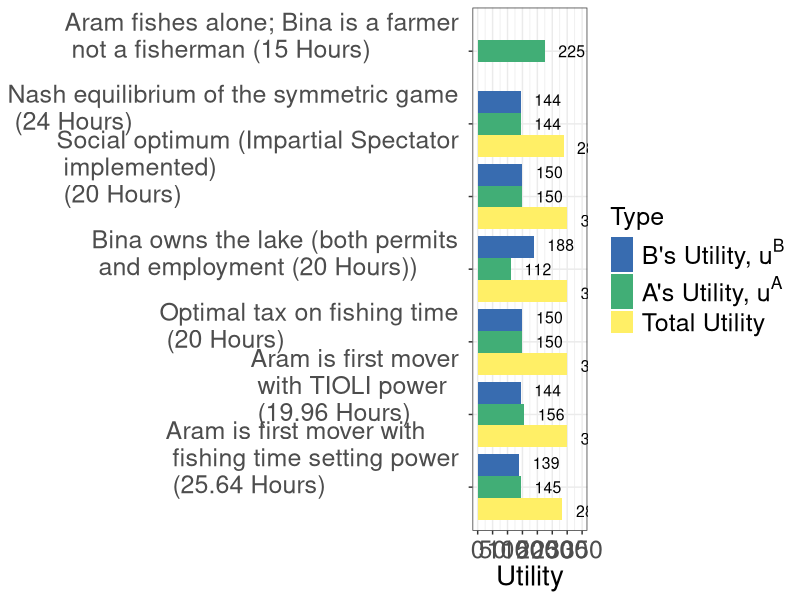
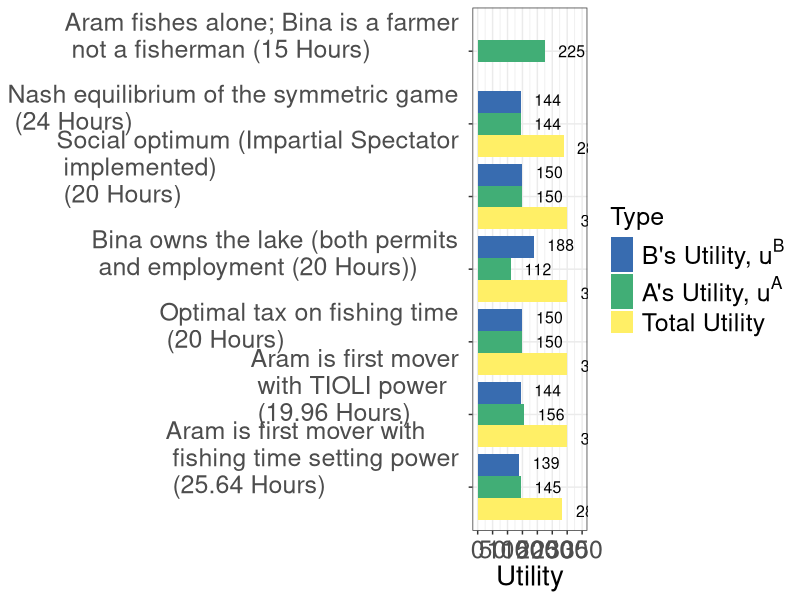

Reproduce these figures in R, in order.
library(tidyverse)
par(mar =  c(10, 10, 4, 4))
ua <- c(225, 144, 150, 112, 150,156,145)
ub <- c(NA, 144, 150, 188, 150,144,139)
point <- c("1", "2", "3", "4", "5","6","7")
totalu <- c(NA, 288, 300, 300, 300,300,284)
df <- tibble(point, ua, ub, totalu)
dfnar <- 
  df %>% 
  gather(type, Utility, -point) %>% 
  arrange(point)
xaxislabs <- c("a",  "b",  expression(paste(t^A)), expression(paste(t^B)), "z")
x1 <- c(expression(paste("Aram fishes alone; \n Bina is a farmer \n not a fisherman (15 Hours)")))
x2 <- c(expression(paste("Nash equilibrium of \n the symmetric  game \n (24 Hours)")))
x3 <- c(expression(paste("Social optimum (Impartial Spectator \n implemented) \n (20 Hours)")))
x4 <- c(expression(paste("Bina owns the lake (both permits \n and employment (20 Hours))")))
x5 <- c(expression(paste("Optimal tax on fishing time \n (20 Hours)")))
x6 <- c(expression(paste("Aram is first mover \n with TIOLI power \n (19.96 Hours)")))
x7 <- c(expression(paste("Aram is first mover with \n fishing time setting power \n (25.64 Hours)")))
dfplot <-
  dfnar %>%
  mutate(point = factor(point, levels = c("1", "2", "3", "4", "5","6","7")),
         type = factor(type, levels = c("ua","ub", "totalu")))

dfnar$point <- factor(dfnar$point, levels = c("7", "6", "5", "4", "3","2","1"))

plot1 <- dfnar %>% 
  ggplot(aes(x = point, y = Utility)) +
  geom_bar(aes(group = type, fill = type), stat = "identity", position = position_dodge()) + 
  #geom_text(aes(x=point,y=Utility,label=Utility),vjust=90) + 
  #geom_text(aes(x = point, y = Utility, label = Utility)) +
  #scale_x_discrete(labels = xaxislabs) + 
  scale_x_discrete(labels=c("1" = "Aram fishes alone; Bina is a farmer \n not a fisherman (15 Hours)", "2" = "Nash equilibrium of the symmetric game \n (24 Hours)",
                            "3" = "Social optimum (Impartial Spectator \n implemented) \n (20 Hours)", "4" = x4, "5" = x5, "6" = x6, "7" = x7)) +
  scale_y_continuous(breaks = seq(0,350,50),
                     labels = seq(0,350,50),
                     limits = c(0,350)) +
  scale_fill_manual(values=c("#386cb0","#41AE76","#FFEF66"), 
                    name = "Type",
                    breaks = c("ub","ua", "totalu"), 
                    labels = c(expression(paste("B's Utility, ", u^B)), expression(paste("A's Utility, ", u^A)), paste("Total Utility")))+
  #xlab("Point in the Edgeworth Box") + 
  theme_bw() +
  theme(legend.position = "right",
        legend.text.align = 0,
        axis.title = element_text(size = 20),
        axis.title.y = element_blank(),
        axis.text.y = element_text(size = 18),
        #legend.title = element_text(size = 16),
        legend.text = element_text(size = 18),
        legend.title = element_text(size = 18),
        axis.text.x  = element_text(vjust = 0.5, size = 18)) + 
  geom_text(
    aes(x = point, y = Utility, label = Utility, group = type), 
    hjust = -0.5, size = 4,
    position = position_dodge(width = 1),
    inherit.aes = TRUE
  ) + 
  coord_flip() 
plot1 



ggsave("coordination_failures/bargraph.pdf", plot1, width = 11, height = 7)

# scale_fill_discrete(name = "", 
#                     breaks = c("ua", "ub", "totalu"), 
#                     labels = c(expression(paste("A's Utility, ", u^A)), expression(paste("B's Utility, ",u^B), "Total Utility"))
# ) +
#   scale_color_discrete(name = "", 
#                        breaks = c("ua", "ub", "totalu"), 
#                        labels = c(expression(paste("A's Utility, ", u^A)), expression(paste("B's Utility, ",u^B), "Total Utility"))
#   ) +
